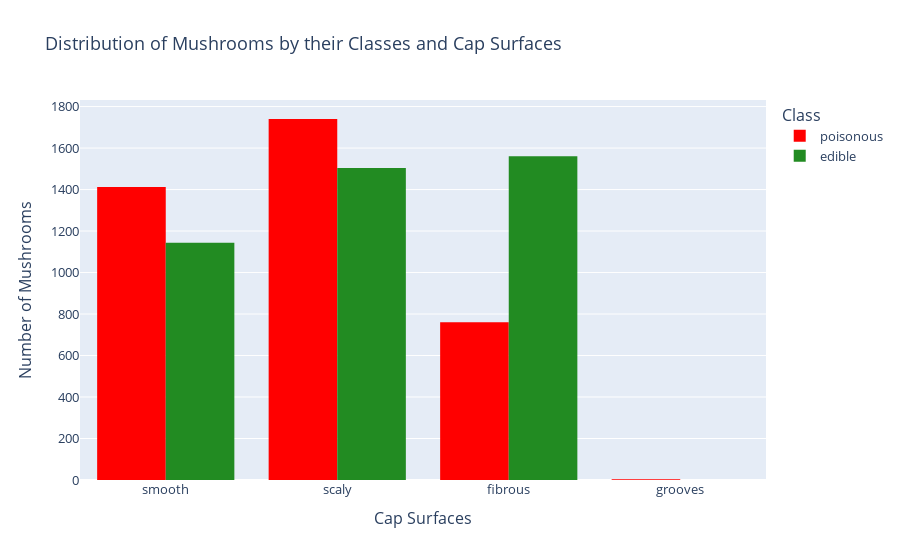

Here is the notebook cell this chart was saved with:
### Code cell
fig = px.histogram(df, x='cap_surface',color='Class', barmode='group', labels={'cap_surface':'Cap Surfaces'},
 title='Distribution of Mushrooms by their Classes and Cap Surfaces', color_discrete_sequence=['red','forestgreen'])
fig.update_layout(font=dict(size=13), yaxis_title='Number of Mushrooms')
fig.show()

### Figure 1 — Plotly figure (JSON) as saved in the notebook; plotly's stock layout.template omitted (floating-point values rounded to 4 significant figures; data arrays with more than 128 entries replaced by an {"elided": "..."} marker saying what was removed)
{"data": [{"alignmentgroup": "True", "bingroup": "x", "hovertemplate": "Class=poisonous<br>Cap Surfaces=%{x}<br>count=%{y}<extra></extra>", "legendgroup": "poisonous", "marker": {"color": "red", "pattern": {"shape": ""}}, "name": "poisonous", "offsetgroup": "poisonous", "orientation": "v", "showlegend": true, "type": "histogram", "x": {"elided": "3916 str values"}, "xaxis": "x", "yaxis": "y"}, {"alignmentgroup": "True", "bingroup": "x", "hovertemplate": "Class=edible<br>Cap Surfaces=%{x}<br>count=%{y}<extra></extra>", "legendgroup": "edible", "marker": {"color": "forestgreen", "pattern": {"shape": ""}}, "name": "edible", "offsetgroup": "edible", "orientation": "v", "showlegend": true, "type": "histogram", "x": {"elided": "4208 str values"}, "xaxis": "x", "yaxis": "y"}], "layout": {"barmode": "group", "font": {"size": 13}, "legend": {"title": {"text": "Class"}, "tracegroupgap": 0}, "title": {"text": "Distribution of Mushrooms by their Classes and Cap Surfaces"}, "xaxis": {"anchor": "y", "domain": [0, 1], "title": {"text": "Cap Surfaces"}}, "yaxis": {"anchor": "x", "domain": [0, 1], "title": {"text": "Number of Mushrooms"}}}}
